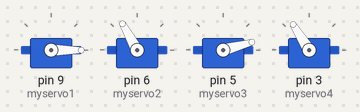
This sketch was run on a simulated Arduino Uno, built with avr-gcc and run on an emulated ATmega328P. Parts: 4 × servo.

Above: at 1.05 s.
At 3.35 s:
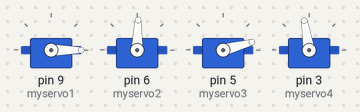
At 5.65 s:
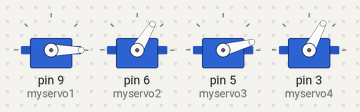
At 10.3 s:
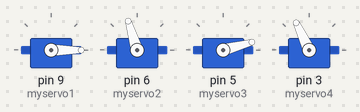
Timing chart, 0 to 14.1 s (numbered marks = the images above):
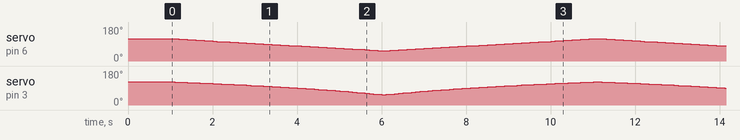

The sketch:

Motion.ino
```cpp
#include <Servo.h>

Servo myservo1;
Servo myservo2;
Servo myservo3;
Servo myservo4;

int pos1 = 0;   //CONSTANT
int pos3 = 15; //90(105) is zero //CONSTANT
int pos2[101] = {119.21,117.75,116.3,114.86,113.44,112.03,110.64,109.26,107.89,106.53,105.19,103.86,102.54,101.23,99.92,98.63,97.35,96.08,94.81,93.55,92.3,91,89.82,88.59,87.36,86.13,84.9,83.68,82.46,81.24,80.02,78.8,77.57,76.35,75.12,73.88,72.64,71.4,70.14,68.88,67.6,66.32,65.02,63.7,62.36,61.01,59.63,58.22,56.78,55.31,53.8,55.29,56.76,58.2,59.6,60.98,62.34,63.68,64.99,66.3,67.58,68.86,70.12,71.38,72.62,73.86,75.1,76.33,77.55,78.78,80,81.22,82.44,83.66,84.88,86.11,87.34,88.57,89.8,91.03,92.28,93.53,94.79,96.06,97.33,98.61,99.9,101.2,102.51,103.84,105.17,106.51,107.87,109.24,110.62,112.01,113.42,114.84,116.27,117.72,119.19};

int pos4[101] = {122.77,121.97,121.15,120.3,119.43,118.54,117.63,116.7,115.75,114.77,113.78,112.77,111.74,110.68,109.61,108.52,107.41,106.28,105.13,103.96,102.77,101.56,100.32,99.07,97.8,96.5,95.19,93.85,92.48,91.1,89.69,88.25,86.79,85.29,83.77,82.22,80.64,79.03,77.38,75.7,73.97,72.2,70.39,68.53,66.62,64.66,62.63,60.54,58.37,56.12,53.77,56.08,58.33,60.5,62.6,64.62,66.59,68.5,70.36,72.17,73.94,75.67,77.35,79,80.62,82.2,83.75,85.27,86.76,88.22,89.66,91.07,91.46,93.82,95.16,96.48,97.78,99.05,100.3,101.54,102.75,103.94,105.11,106.26,107.39,108.5,109.59,110.67,111.72,112.75,113.76,114.76,115.73,116.68,117.61,118.53,119.42,120.28,121.13,121.96,122.76};
void setup() {
  myservo1.attach(9);
  myservo2.attach(6);
  myservo3.attach(5);
  myservo4.attach(3);

  myservo1.write(0);
  myservo2.write(119.21);
  myservo3.write(15);
  myservo4.write(122.77);
  delay(1000);
}

void loop() {
  for (int i=0;i<=100;i++)
  {
    myservo2.write(pos2[i]);
    myservo4.write(pos4[i]);
    delay(100);
  }
}
```
